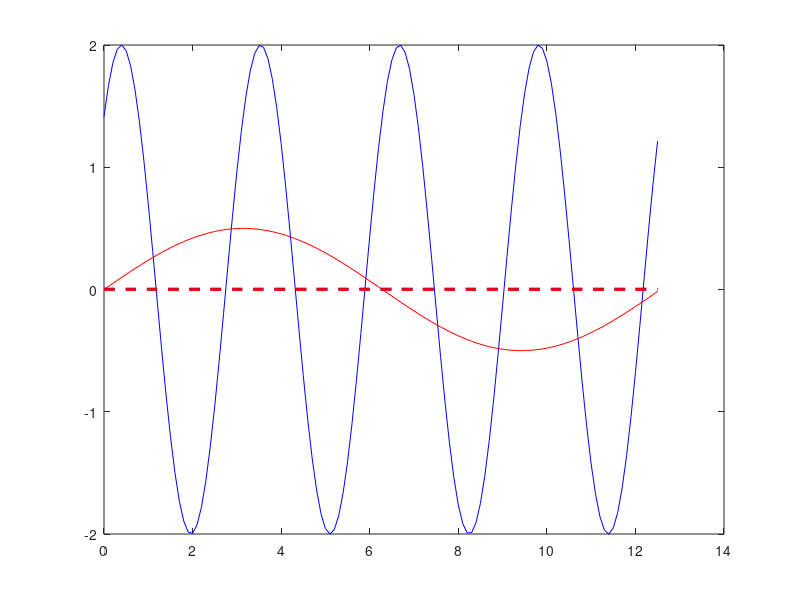

Write the MATLAB code that produced this figure.
%% x vector
x = 0:0.1:4*pi;

%% y vector scaling
y1 = 2*sin(2*x + pi/4);
y2 = 0.5*cos(0.5*x - pi/2);

%% ploting
figure
plot(x, y1, 'b', x, y2, 'r')

%% mean calculation - average
mean_y1 = mean(y1);
mean_y2 = mean(y2);

hold on;
plot(x, ones(size(x))*mean_y1, '--b', 'LineWidth', 2);
plot(x, ones(size(x))*mean_y2, '--r', 'LineWidth', 2);

%% finding when y val equal to 0

idx1 = find(y1 == 0);
x_zeros1 = x(idx1);
plot(x_zeros1, zeros(size(x_zeros1)), 'go');

idx2 = find(y2 == 0);
x_zeros2 = x(idx2);
plot(x_zeros2, zeros(size(x_zeros2)), 'go');